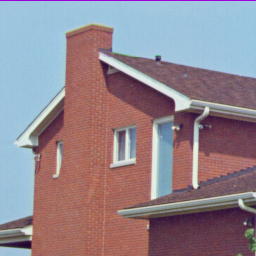
#> input picture code/Lisa.bmp, 256 x 256 px
$ python color_image_quality_index.py   (older library calls are emulated)
#> lines starting #> are read from the running program, lines starting #| are printed output that depends on the picture


from skimage.metrics import structural_similarity as ssim
from skimage.metrics import peak_signal_noise_ratio as psnr
from skimage.metrics import mean_squared_error as MSE
import cv2

from PIL import Image
import numpy as np
from scipy import signal
from scipy import ndimage
import cv2
import numpy as np


# [54 lines left out: functions fspecial_gauss, ssim_1, mssim_1, not called in this run]


#color
origin_image_name="Lisa.bmp"
origin_image = cv2.imread(origin_image_name,1)
#> origin_image is the input picture: shape (256, 256, 3); mean B, G, R 142, 133, 146.6
b, g, r = cv2.split(origin_image)
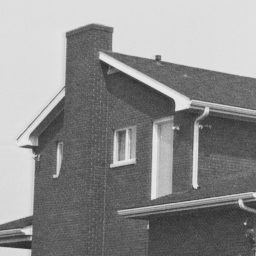
#> b: shape (256, 256); min 44, max 232, mean 142
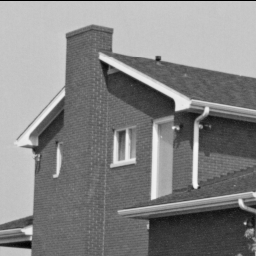
#> g: shape (256, 256); min 0, max 246, mean 133
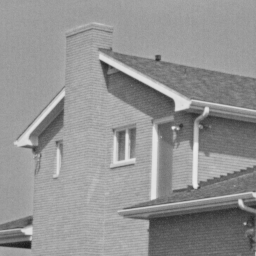
#> r: shape (256, 256); min 26, max 234, mean 146.6
cv2.imwrite("Blue.bmp", b)
cv2.imwrite("Green.bmp", g)
cv2.imwrite("Red.bmp", r)


reconstructed_image_name="1.0_recon_median.bmp"
reconstructed_image = cv2.imread(reconstructed_image_name,1)
#> (the run stopped early here; a loop or call above may not have finished)
